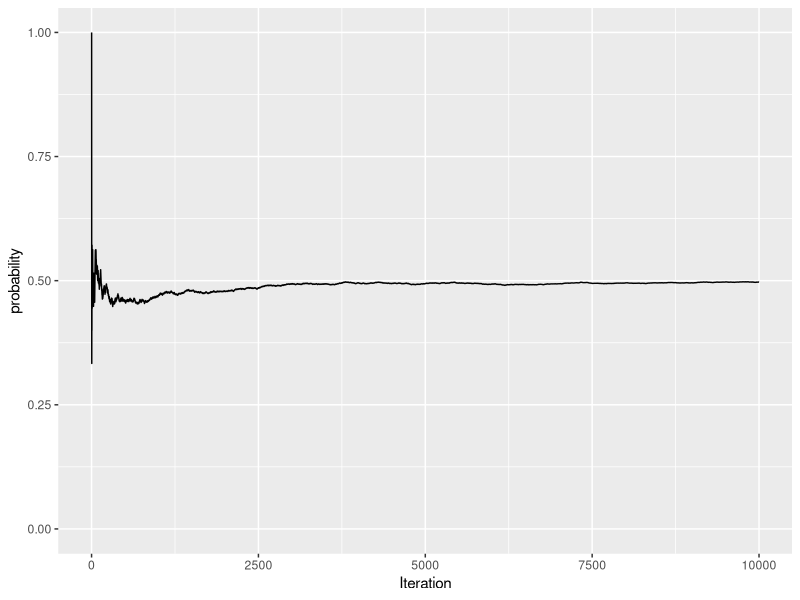
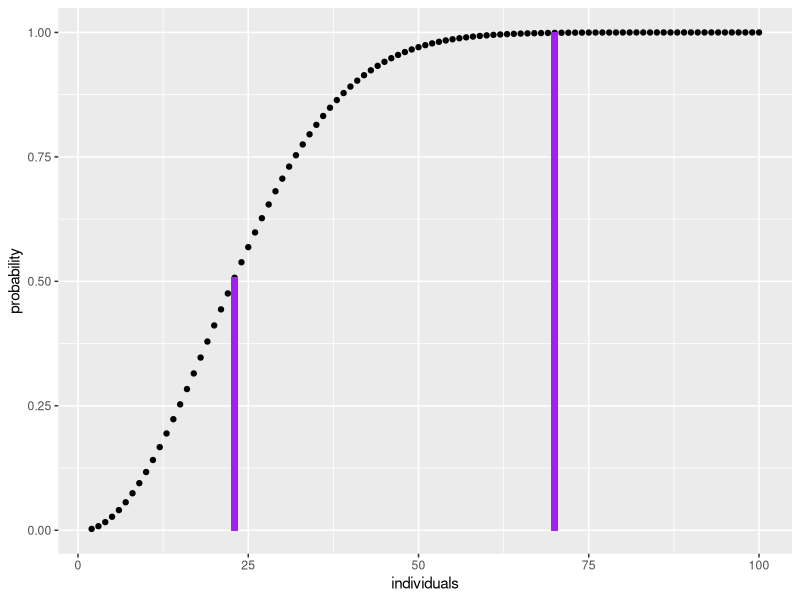

R code for these plots, in order:
## ---- chunk 1
knitr::opts_chunk$set(echo = TRUE,
                      message = FALSE, 
                      warning = FALSE,
                      comment = NA)
set.seed(2738952)
## ---- chunk 2
library(tidyverse)
library(ggplot2)
## ---- chunk 3
#a
mean(replicate(n=100, expr = 6 %in% sample(x=1:6, size = 4, replace=TRUE)))

#b

roll_6 <- function(){
  roll <- sample(1:6, size = 2, replace = TRUE)
  return(roll[1] == 6 & roll[2] == 6)
}
mean(replicate(n=1000, expr = TRUE %in% replicate(n=24, expr = roll_6())))
## They are basically identical probabilities
## ---- chunk 4
#create a fuction flip() to get the result of one flip
Flip1Coin = function(n) {sample(0:1, size = 1)
}
#Use the above to create a dataframe (toss.df) of 10000 replication results.
toss.df <- data.frame(heads=replicate(n=10000, expr = Flip1Coin()))
toss.df
# Use mutate to add two new columns `iterations` and `cum.prob` to the dataframe toss.df. `cum.prob` will give the cumulative probabilities of getting heads in each iteration.
toss.df <- toss.df %>% mutate(iterations=1:10000, cum.prob=cumsum(heads)/iterations)
# Use ggplot and geom_line with the above dataframe to plot the iteration vs cumulative probabilities graph.
ggplot(toss.df, mapping = aes(x=iterations, y = cum.prob)) + 
  geom_line() +
  labs(x = "Iteration", y = "probability") +
  ylim(0,1)
## ---- chunk 5
#create a fuction bday.match(n) which will check whether there is a birthday match in a year between `n` individuals
bday.match <- function(n){ 1 - (prod(seq(365,by=-1,length=n))/365^n)
}
# For (a) check probability of match for 23 people
emp.23 <- mean(replicate(100000, bday.match(23)))
emp.23
#(b)
emp.70 <- mean(replicate(100000, bday.match(70)))
emp.70
# Here're the steps to create the dataframe needed for part (c)
nmat <- matrix(c(2:100))
event.results <- replicate(10000, apply(nmat, 1, bday.match))
emp.results <- apply(event.results, 1, mean)
emp.results.df <- data.frame(n = nmat, emp.prob = emp.results)

ggplot(emp.results.df, aes(n, emp.prob)) +
  geom_point() +
  labs(x="individuals", y = "probability") +
  geom_segment(color= "purple", size =2, x=23, xend=23, y=0, yend=emp.23)+
  geom_segment(color= "purple", size =2, x=70, xend=70, y=0, yend=emp.70)


